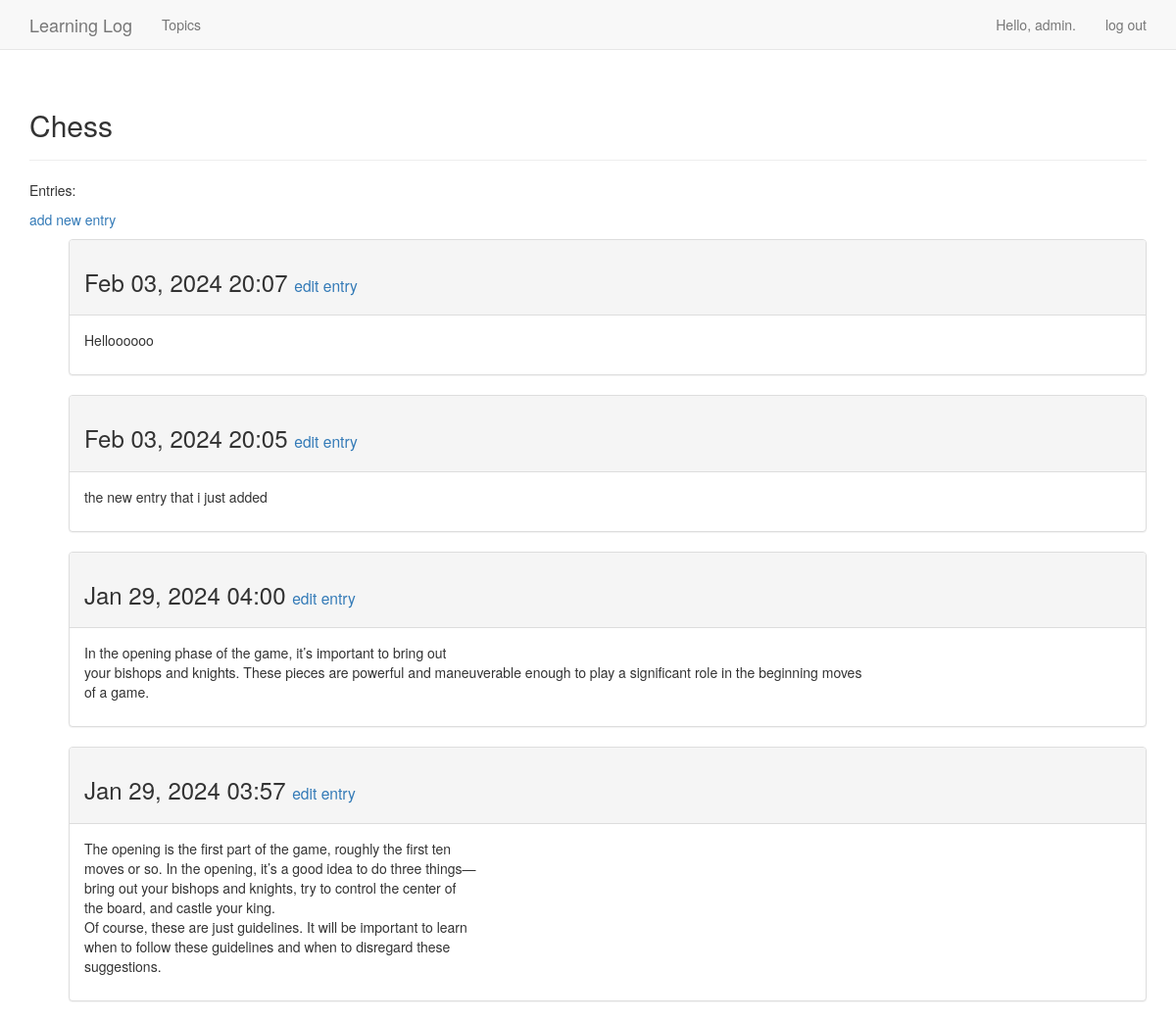
/topics/1 (signed in), run on the app's committed database.
### learning_logs/models.py (models this page shows, shortened)
class Topic(models.Model):
    text = models.CharField(max_length=200)
    date_added = models.DateTimeField(auto_now_add=True)
    owner = models.ForeignKey(User, on_delete=models.CASCADE)
    def __str__(self):
        return self.text

class Entry(models.Model):
    topic = models.ForeignKey(Topic, on_delete=models.CASCADE)
    text = models.TextField()
    date_added = models.DateTimeField(auto_now_add=True)
    class Meta:
        verbose_name_plural = 'entries'

### learning_logs/views.py (the view)
# urls.py: path("topics/<topic_id>", views.topic, name="topic"),
@login_required
def topic(request, topic_id):
    topic = Topic.objects.get(id=topic_id)
    if topic.owner != request.user:
        raise Http404
    entries = topic.entry_set.order_by('-date_added')
    context = {'topic':topic, 'entries':entries}
    return render(request, 'learning_logs/topic.html', context)

### learning_logs/templates/learning_logs/topic.html (shortened to what this page needs)
{% extends "learning_logs/base.html" %}
{% block header %}
 <h2>{{ topic }}</h2>
{% endblock header %}
    {% block content %}
    <p>Entries:</p>
    <p>
        <a href="{% url 'new_entry' topic.id %}">add new entry</a>
    </p>
    <ul>
        {% for entry in entries %}
            <div class="panel panel-default">
                <div class="panel-heading">
                    <h3>
                        {{ entry.date_added|date:'M d, Y H:i' }}
                        <small>
                            <a href="{% url 'edit_entry' entry.id %}"> edit entry</a>
                        </small>
                    </h3>
                </div>
                <div class="panel-body">
                    {{ entry.text|linebreaks }}
                </div>
            </div>
        {% empty %}
            There are no entries for this project yet!
        {% endfor %}
    </ul>
    {% endblock content %}

### learning_logs/templates/learning_logs/base.html (shortened to what this page needs)
{% load bootstrap3 %}
<!DOCTYPE html>
<html lang="en">
<head>
    {% bootstrap_css %}
</head>
<body>
    <nav class="navbar navbar-default navbar-static-top">
        <div class="container">
            <div class="navbar-header">
                <a class="navbar-brand" href="{% url 'index' %}">
                    Learning Log</a>
            </div>
            <div id="navbar" class="navbar-collapse collapse">
                <ul class="nav navbar-nav">
                    <li><a href="{% url 'topics' %}">Topics</a></li>
                </ul>
                <ul class="nav navbar-nav navbar-right">
                    {% if user.is_authenticated %}
                        <li><a>Hello, {{ user.username }}.</a></li>
                        <li><a href="{% url 'logout' %}">log out</a></li>
                    {% else %}
                        <li><a href="{% url 'register' %}">register</a></li>
                        <li><a href="{% url 'login' %}">log in</a></li>
                    {% endif %}
                </ul>
            </div>
        </div>
    </nav>
    <div class="container">
        <div class="page-header">
            {% block header %}{% endblock header %}
        </div>
        <div>
            {% block content %}{% endblock content %}
        </div>
    </div>
</body>
</html>

### data on the page
Topic: text "Chess"
Entry: date_added "Feb 03, 2024 20:07", text "Helloooooo"
Entry: date_added "Feb 03, 2024 20:05", text "the new entry that i just added"
Entry: date_added "Jan 29, 2024 04:00", text "In the opening phase of the game, it’s important to bring out your bishops and knights. These pieces are powerful and maneuverable enough to play a significant role in the beginning moves of a game."
Entry: date_added "Jan 29, 2024 03:57", text "The opening is the first part of the game, roughly the first ten moves or so. In the opening, it’s a good idea to do three things— bring out your bishops and knights, try to control the center of the board, and castle your king. Of course, these are just guidelines. It will be important to learn when to follow these guidelines and when to disregard these suggestions."

### other printed values
{{ user.username }} "admin"
